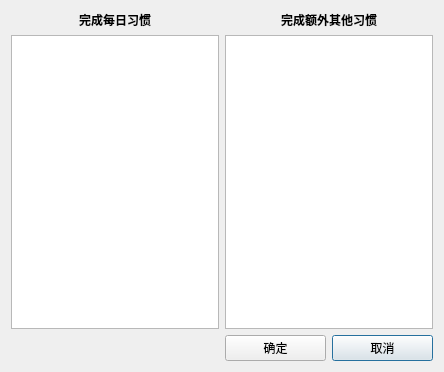
<?xml version="1.0" encoding="UTF-8"?>
<ui version="4.0">
 <class>Dialog</class>
 <widget class="QDialog" name="Dialog">
  <property name="geometry">
   <rect>
    <x>0</x>
    <y>0</y>
    <width>444</width>
    <height>372</height>
   </rect>
  </property>
  <property name="windowTitle">
   <string>完成习惯</string>
  </property>
  <property name="modal">
   <bool>true</bool>
  </property>
  <layout class="QGridLayout" name="gridLayout">
   <item row="1" column="0" colspan="2">
    <widget class="QListWidget" name="listWidget"/>
   </item>
   <item row="2" column="3">
    <widget class="QPushButton" name="pushButton_2">
     <property name="text">
      <string>取消</string>
     </property>
    </widget>
   </item>
   <item row="2" column="2">
    <widget class="QPushButton" name="pushButton">
     <property name="text">
      <string>确定</string>
     </property>
    </widget>
   </item>
   <item row="1" column="2" colspan="2">
    <widget class="QListWidget" name="listWidget_2"/>
   </item>
   <item row="2" column="0" colspan="2">
    <spacer name="horizontalSpacer">
     <property name="orientation">
      <enum>Qt::Horizontal</enum>
     </property>
     <property name="sizeHint" stdset="0">
      <size>
       <width>40</width>
       <height>20</height>
      </size>
     </property>
    </spacer>
   </item>
   <item row="0" column="0" colspan="2" alignment="Qt::AlignHCenter">
    <widget class="QLabel" name="label">
     <property name="font">
      <font>
       <weight>75</weight>
       <bold>true</bold>
      </font>
     </property>
     <property name="text">
      <string>完成每日习惯</string>
     </property>
    </widget>
   </item>
   <item row="0" column="2" colspan="2" alignment="Qt::AlignHCenter">
    <widget class="QLabel" name="label_2">
     <property name="font">
      <font>
       <weight>75</weight>
       <bold>true</bold>
      </font>
     </property>
     <property name="text">
      <string>完成额外其他习惯</string>
     </property>
    </widget>
   </item>
  </layout>
 </widget>
 <resources/>
 <connections/>
</ui>
